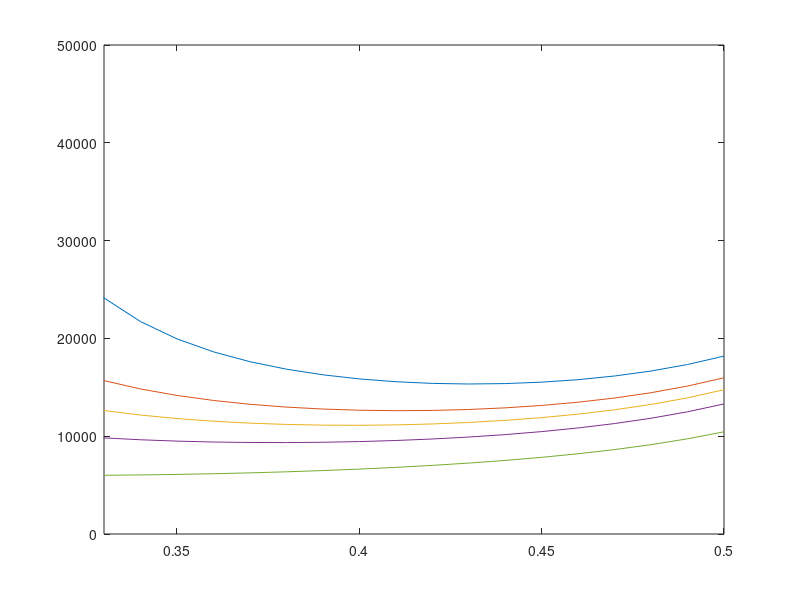
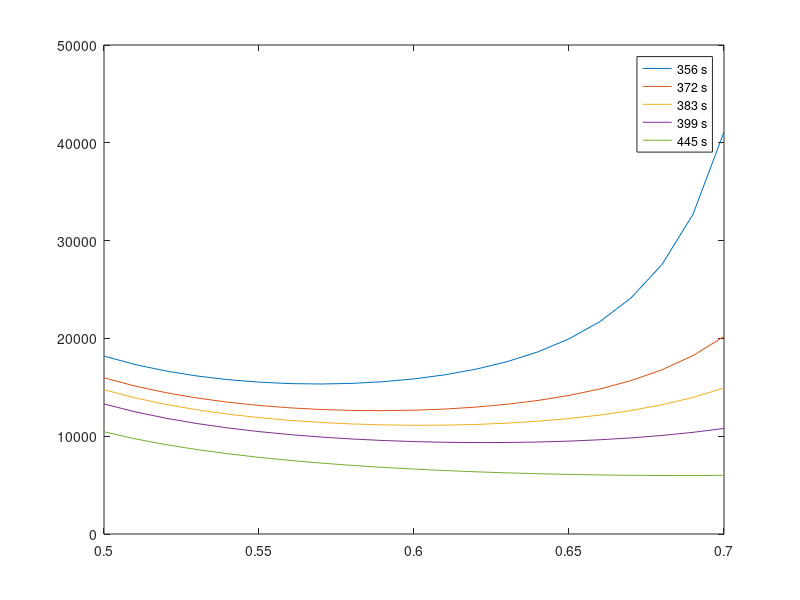

Recreate these plots in MATLAB, in order.
% AAE251 Fall 2024
% Homework 7
% AAE251_HW7_Q2a
% Author: Preston Wright and Hudson Reynolds

%% Initializations 

isp2List = [356, 372, 383, 399, 445]; % list of possible isps [s]
alphaList = 0.30:0.01:0.5;           % list of alpha values
fInert = 1/12;                        % Inert mass fraction
g = 9.81;                             % Gravity
isp1 = 295;                           % Specific impulse of stage one
deltaVTot = 11.85*1000;               % Total delta V required
mPayload = 99;                        % Payload mass
i = 1;                                % Iteration counter

%% Calculations

% The initial Gross Lift Off Weight (GLOW) is a function of the delta-v
% proportion for stage 1 and stage 2, alpha 1 and alpha 2, respectively.
% These proportions add to one. To find the ideal value, the value of alpha
% 1 is iterated over in the span from 0.5 to 0.67.

% Initial mass is determined from a variation of the Tsiolkovsky Rocket
% equation for two stages

for k = 1:length(alphaList)

    % Find current value of alpha one and two
    alpha1 = alphaList(k);
    alpha2 = 1 - alpha1;
    alpha2Array(k) = alpha2;

    % Calculate delta V and the mass fraction
    deltaV1 = alpha1 * deltaVTot;
    deltaV2 = alpha2 * deltaVTot;
    mFracOne = exp(deltaV1/(isp1*g));
    for j = 1:length(isp2List)
        mFracTwo(j) = exp(deltaV2/(isp2List(j)*g));
        % Calculate initial mass
        mInit(k, j) = mPayload * ((mFracOne*(1-fInert))/(1-fInert*mFracOne)) * ((mFracTwo(j)*(1-fInert))/(1-fInert*mFracTwo(j)));
    end

    % Update array index
    %i = i + 1;
end

figure(1)

plot(alphaList, mInit)
xlim([0.33 0.5])

figure(2)
plot(alpha2Array, mInit)

legend("356 s", "372 s", "383 s", "399 s", "445 s")

